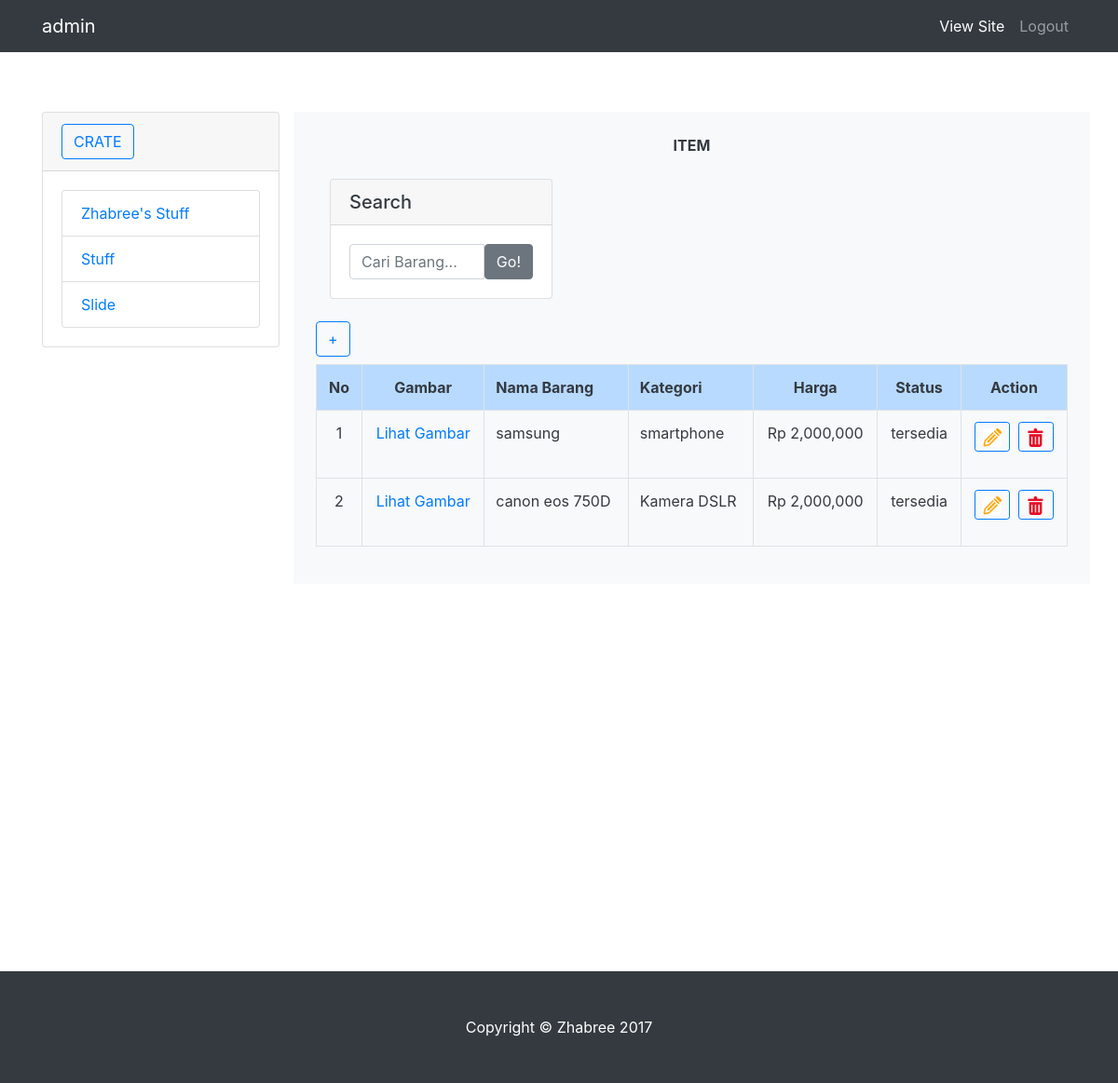
/dashboard/dashboard.php?menu=barang&action=list (signed in), run on the app's committed database.
### tables this page shows
CREATE TABLE `barang` (
  `barang_id` int(11) NOT NULL,
  `kategori_barang` int(11) NOT NULL,
  `nama_barang` varchar(300) NOT NULL,
  `spesifikasi_barang` mediumtext NOT NULL,
  `harga_barang` int(11) NOT NULL,
  `gambar_barang` varchar(300) NOT NULL,
  `status` enum('tersedia','habis') NOT NULL
);

CREATE TABLE `kategori` (
  `kategori_id` int(11) NOT NULL,
  `kategori` varchar(300) NOT NULL,
  `status` enum('on','off') NOT NULL
);

### config/helper.php (called while the page is built, shortened)
<?php
		function rupiah($nilai){
			$rp= "Rp ".number_format($nilai);
			return $rp;
		}
?>

### dashboard/barang/list.php (the view)
 <center><b>ITEM</b></center>
   <div class="mb-2 mt-3">
        <lift>
          <div class="col-md-4">
          <div class="card my-4">
            <h5 class="card-header">Search</h5>
            <div class="card-body">
              <div class="input-group">
                <input type="text" class="form-control" placeholder="Cari Barang...">
                <span class="input-group-btn">
                  <button class="btn btn-secondary" type="button">Go!</button>
                </span>
              </div>
            </div>
          </div>
        </div>
        </lift>
	<a class="btn btn-outline-primary" href="<?php echo URL."dashboard/dashboard.php?menu=barang&action=form" ?>">+</a>
	</div>
<?php
		$queryBarang= mysqli_query($koneksi,"SELECT barang.*,kategori.kategori FROM barang JOIN kategori ON barang.kategori_barang=kategori.kategori_id");
		if (mysqli_num_rows($queryBarang) == 0) {
			echo "<b>MAAF DATA BELUM ADA</b>";
		}else{
			echo "<div class='table-responsive'>";
			echo "<table class='table table-bordered'>";
		    echo "<tr class='table-primary'>
		    			<th class='text-center'>No</th>
		    			<th class='text-center'>Gambar</th>
		    			<th class='text-left'>Nama Barang</th>
		    			<th class='text-left'>Kategori</th>
		    			<th class='text-center'>Harga</th>
		    			<th class='text-center'>Status</th>
		    			<th class='text-center'>Action</th>
		          </tr>";
		          $no=1;
		          while ($row=mysqli_fetch_assoc($queryBarang)) {
		          	echo "<tr>
		          				<td class='text-center'>$no</td>
		          				<td class='text-center'>
<a href='' class='text-primary' data-toggle='modal' data-target='#$row[barang_id]'>
  Lihat Gambar
</a>
<div class='modal fade' id='$row[barang_id]' tabindex='-1' role='dialog' aria-labelledby='exampleModalCenterTitle' aria-hidden='true'>
  <div class='modal-dialog modal-dialog-centered' role='document'>
    <div class='modal-content'>
      <div class='modal-header'>
        <h5 class='modal-title' id='exampleModalCenterTitle'>$row[nama_barang]</h5>
        <button type='button' class='close' data-dismiss='modal' aria-label='Close'>
          <span aria-hidden='true'>&times;</span>
        </button>
      </div>
      <div class='modal-body'>
       <img src='".URL."img/barang/$row[gambar_barang]' class='img-fluid'>
      </div>
    </div>
  </div>
</div>
		          				</td>
		          				<td class='text-left'>$row[nama_barang]</td>
		          				<td class='text-left'>$row[kategori]</td>
		          				<td class='text-center'>".rupiah($row['harga_barang'])."</td>
		          				<td class='text-center'>$row[status]</td>
		          				<td class='text-center'>
	      					       <p class='d-inline-flex mr-1'>
	                                 <a class='btn btn-outline-primary btn-sm' href='".URL."dashboard/dashboard.php?menu=barang&action=form&barang_id=$row[barang_id]' role='button'><img src='".URL."img/edit.png' class='rounded' style='width:20px;height:20px;'></a>
	                                </p>
	                                <p class='d-inline-flex'>
	                                 <a class='btn btn-outline-primary btn-sm' href='".URL."dashboard/barang/action.php?button=delete&barang_id=$row[barang_id]' role='button'><img src='".URL."img/delete.jpg' class='rounded' style='width:20px;height:20px;'></a>
	                                </p>
		          				</td>
		          	      </tr>";
		          	 $no++;
		          }
			echo "</table>";
			echo "</div>";
		}
?>

### css/shop-homepage.css (style rules this page uses)
body { padding-top: 54px; }
@media (min-width: 992px) { body { padding-top: 56px; } }

### data on the page
barang: nama_barang "samsung", kategori_barang.kategori "smartphone", harga_barang "Rp 2,000,000", status "tersedia"
barang: nama_barang "canon eos 750D", kategori_barang.kategori "Kamera DSLR", harga_barang "Rp 2,000,000", status "tersedia"

### other printed values
$_SESSION['nama'] "admin"
